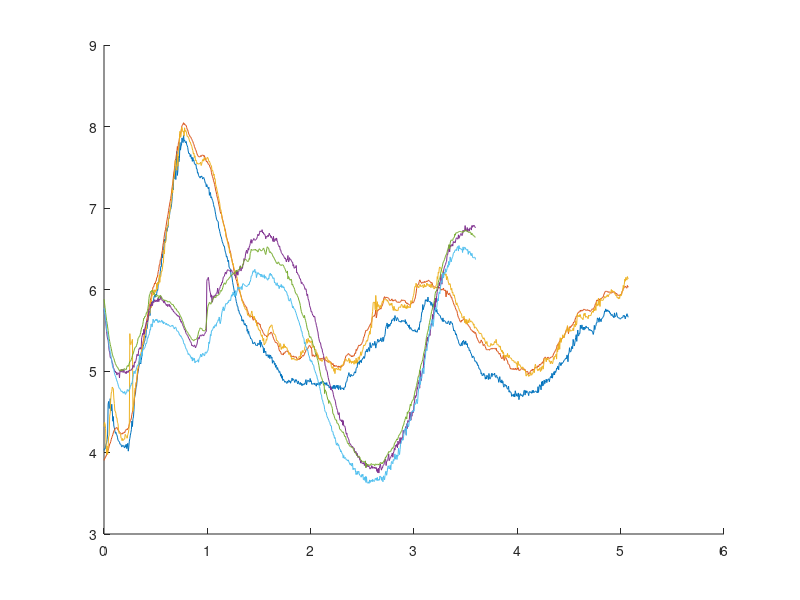

The MATLAB script that drew this image:
clear all;
clc;
close all;

pref = 7.5e5;
dt = 5.0e-6;

%% Load the data
load shock_history/Xs_cor;
Xs_cor = XSS;

load shock_history/Xs_med;
Xs_med = XSS;

steps = size(Xs_cor,1);
timeC = linspace(0,(steps-1)*dt,steps);
timeC = timeC * 1000;

steps = size(Xs_med,1);
timeM = linspace(0,(steps-1)*dt,steps);
timeM = timeM * 1000;

% Figure option
LW = 2;         % LineWidth
FSn = 18;       % FontSize labels
FSa = 12;       % FontSize axis

s = 200;
f = size(Xs_cor,1);

figure(1);hold on;
plot(timeC(1:f-s+1),Xs_cor(s:f,1),timeC(1:f-s+1),Xs_cor(s:f,2),timeC(1:f-s+1),Xs_cor(s:f,3));
plot(timeM,Xs_med(:,1),timeM,Xs_med(:,2),timeM,Xs_med(:,3));
